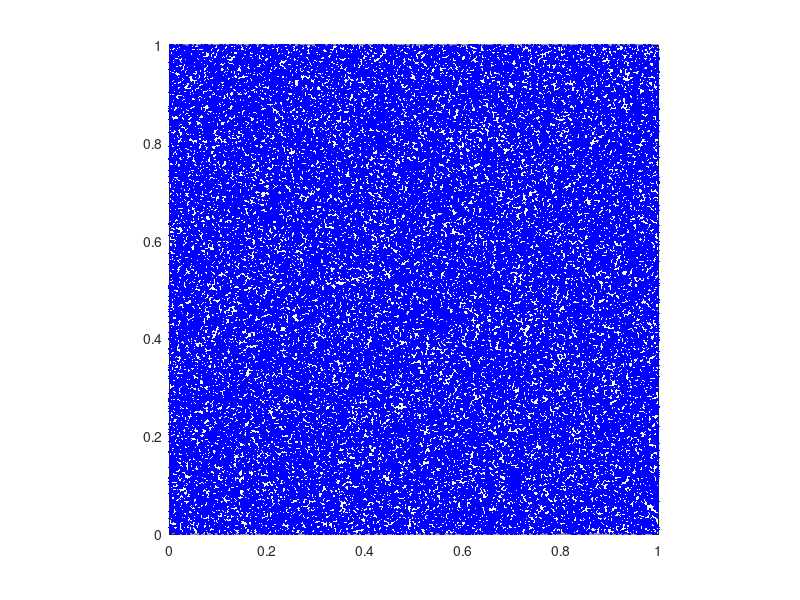

Here is the MATLAB script that generated this plot:
R=1;
N=100000;
x=rand(1,N)*R;
y=rand(1,N)*R;
plot(x,y,'.b');
axis square;
contor=0;
for i=1:N
    if(x(i)^2+y(i)^2)<R^2
        contor=contor+1;
    end
end
disp(4*contor/N);


